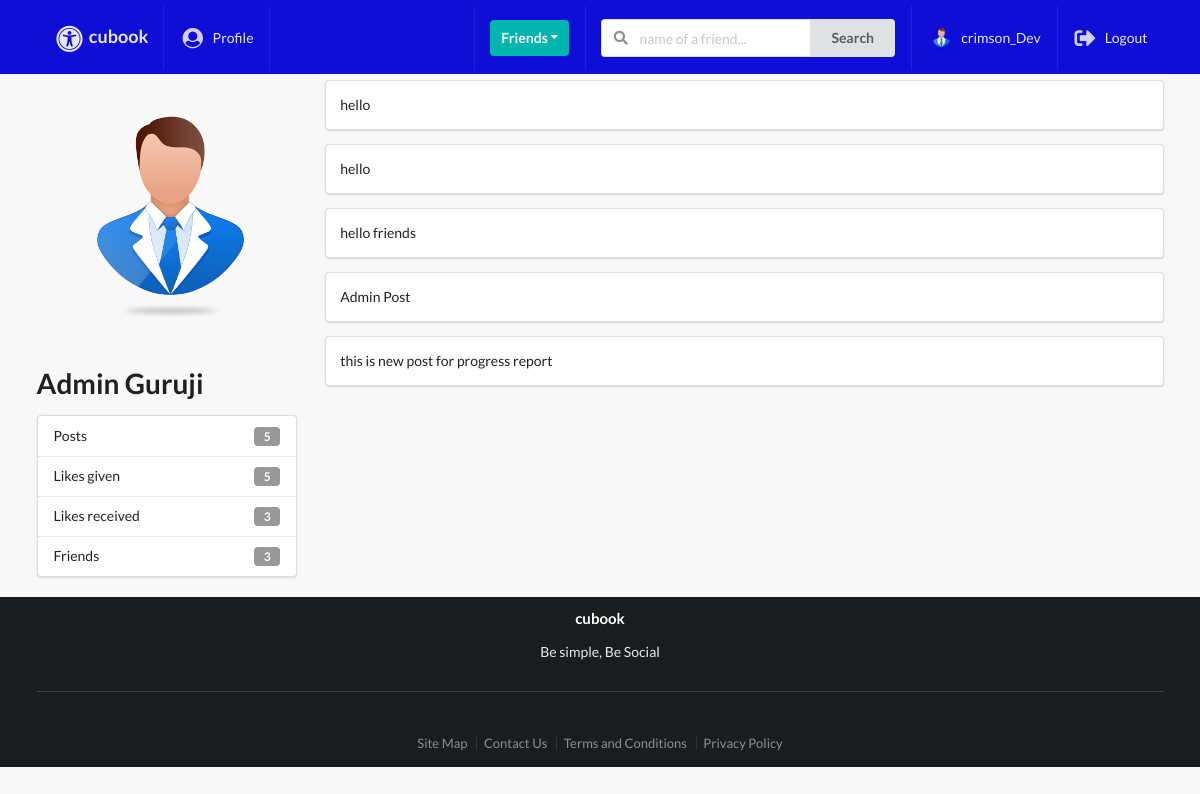
The app's page /profiles/admin-guruji/ (signed in) with its own data.
### profiles/models.py (models this page shows, shortened)
class Profile(models.Model):
    first_name = models.CharField(max_length=200, blank=True)
    last_name = models.CharField(max_length=200, blank=True)
    user = models.OneToOneField(User, on_delete=models.CASCADE)
    bio = models.TextField(default="User has no bio ", max_length=300)
    email = models.EmailField(max_length=200, blank=True)
    country = models.CharField(max_length=200, blank=True)
    avatar = models.ImageField(default='avatar.png', upload_to='avatars/')
    friends = models.ManyToManyField(User, blank=True, related_name='friends')
    slug = models.SlugField(unique=True, blank=True)
    updated = models.DateTimeField(auto_now=True)
    created = models.DateTimeField(auto_now_add=True)
    objects = ProfileManager()
    def get_friends_no(self):
        return self.friends.all().count()
    def get_posts_no(self):
        return self.posts.all().count()
    def get_all_authors_posts(self):
        return self.posts.all()
    def get_likes_given_no(self):
        likes = self.like_set.all()
        total_liked = 0
        for item in likes:
            if item.value=='Like':
                total_liked += 1
        return total_liked
    def get_likes_recieved_no(self):
        posts = self.posts.all()
        total_liked = 0
        for item in posts:
            total_liked += item.liked.all().count()
        return total_liked
    __initial_first_name = None
    __initial_last_name = None
    def __init__(self, *args, **kwargs):
        super().__init__(*args, **kwargs)
        self.__initial_first_name = self.first_name
        self.__initial_last_name = self.last_name

### posts/models.py (models this page shows, shortened)
class Like(models.Model):
    user = models.ForeignKey(Profile, on_delete=models.CASCADE)
    post = models.ForeignKey(Post, on_delete=models.CASCADE)
    value = models.CharField(choices=LIKE_CHOICES, max_length=8)
    updated = models.DateTimeField(auto_now=True)
    created = models.DateTimeField(auto_now_add=True)

class Post(models.Model):
    content = models.TextField()
    image = models.ImageField(upload_to='posts',validators=[FileExtensionValidator(['png','jpg','jpeg','gif'])], blank=True)
    liked = models.ManyToManyField(Profile,blank = True,related_name = 'likes')
    updated = models.DateTimeField(auto_now = True)
    created = models.DateTimeField(auto_now_add = True)
    author = models.ForeignKey(Profile, on_delete = models.CASCADE,related_name='posts')
    class Meta:
        ordering = ('-created',)

### profiles/views.py (the view)
# urls.py: path('<slug>/',ProfileDetailView.as_view(),name='profile-detail-view'),
class ProfileDetailView(LoginRequiredMixin, DetailView):
    model = Profile
    template_name = 'profiles/detail.html'
    def get_context_data(self, **kwargs):
        context = super().get_context_data(**kwargs)
        user = User.objects.get(username__iexact=self.request.user)
        profile = Profile.objects.get(user=user)
        rel_r = Relationship.objects.filter(sender=profile)
        rel_s = Relationship.objects.filter(receiver=profile)
        rel_receiver = []
        rel_sender = []
        for item in rel_r:
            rel_receiver.append(item.receiver.user)
        for item in rel_s:
            rel_sender.append(item.sender.user)
        context["rel_receiver"] = rel_receiver
        context["rel_sender"] = rel_sender
        context['posts'] = self.get_object().get_all_authors_posts()
        context['len_posts'] = True if len(self.get_object().get_all_authors_posts()) > 0 else False
        return context

### profiles/context_processors.py (called while the page is built)
def profile_pic(request):
    if request.user.is_authenticated:
        profile_obj = Profile.objects.get(user=request.user)
        pic = profile_obj.avatar
        return {'picture': pic}
    return{}

def invitations_received_no(request):
    if request.user.is_authenticated:
        profile_obj = Profile.objects.get(user=request.user)
        qs_count = Relationship.objects.invitations_received(profile_obj).count()
        return {'invites_num': qs_count}
    return{}

### profiles/models.py (called while the page is built)
    def invitations_received(self, receiver):
        qs = Relationship.objects.filter(receiver=receiver, status='send')
        return qs

### profiles/templates/profiles/detail.html (shortened to what this page needs)
{% extends 'base.html' %}
{% block content %}
<div class="ui grid">
    <br>
    <div class="row">
        <div class="four wide column">
            <img class="ui medium rounded image" src={{object.avatar.url}}>
            <h1>{{object.first_name}}  {{object.last_name}}</h1>
            <div class="ui vertical fluid menu">
                <div class="item">
                    Posts
                    <div class="ui label">{{ object.get_posts_no }}</div>
                </div>
                <div class="item">
                    Likes given
                    <div class="ui label">{{ object.get_likes_given_no }}</div>
                </div>
                <div class="item">
                    Likes received
                    <div class="ui label">{{ object.get_likes_recieved_no }}</div>
                </div>
                <div class="item">
                    Friends
                    <div class="ui label">{{ object.get_friends_no }}</div>
                </div>
            </div>
        </div>
        <div class="twelve wide column">
            {% if len_posts %}
                {% for post in posts %}
                    <div class="segment ui fluid">
                        {{post.content}}
                    </div>
                {% endfor %}
            {% else %}
                <h1>No posts ...</h1>
            {% endif %}
        </div>
    </div>
</div>
{% endblock content %}

### templates/main/navbar.html (shortened to what this page needs)
{% url 'posts:main-post-view' as path_to_posts %}
{% url 'profiles:my-profile-view' as path_to_profile %}
<div class="ui fixed inverted menu nav mb-7">
    <div class="ui container">
        <a href="{{path_to_posts}}" class="{% if request.path == path_to_posts %}  {% endif %}item">
            <h3><i class="large universal access icon"></i>cubook</h3>
        </a>
        {% if request.user.is_authenticated %}
        <a href="{{path_to_profile}}" class="{% if request.path == path_to_profile %} active {% endif %}item">
            <i class="large user circle icon"></i> Profile
        </a>
        {% endif %}
        <div class="right menu">
            {% if request.user.is_authenticated %}
            <div class="item">
                <div class="ui floating dropdown icon button teal"> Friends
                  <i class="dropdown icon"></i>
                </div>
            </div>
                <div class="item">
                   <form action="" method="GET">
                        <div class="ui action left icon input">
                            <input class="prompt" type="text" name='q' placeholder="name of a friend...">
                            <button type='submit' class="ui button">Search</button>
                        </div>
                    </form>
                </div>
                <a href="{{path_to_profile}}" class="item">
                   <img src={{picture.url}} class="ui avatar image">&nbsp;{{ request.user }}
                </a>
                <a href="{% url 'account_logout' %}" class="ui item">
                 <i class="large sign out alternate icon"></i> Logout
                </a>
            {% else %}
            <a href="{% url 'account_login' %}" class="ui item">
                 <i class="large sign in alternate icon"></i> Login
            </a>
            {% endif %}
        </div>
    </div>
</div>

### static_project/style.css (style rules this page uses)
body { background: #f8f8f8 !important; }
.nav { border-radius: 0px !important; padding: 6px 0 4px 0 !important; background-color: #0e0ed6 !important; }
.mb-7 { margin-bottom: 7px !important; }

### records on screen
Profile: avatar (placeholder picture), first_name "Admin", last_name "Guruji", get_posts_no "5", get_likes_given_no "5", get_likes_recieved_no "3", get_friends_no "3"
Post: content "hello"
Post: content "hello"
Post: content "hello friends"
Post: content "Admin Post"
Post: content "this is new post for progress report"

### other values on screen
{{ request.user }} "crimson_Dev"
